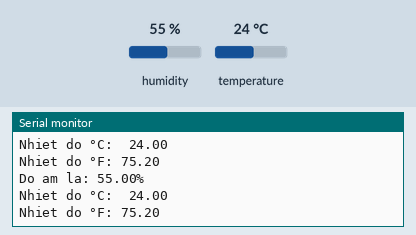
This sketch was run on a simulated Arduino Uno, built with avr-gcc and run on an emulated ATmega328P. Parts: the last lines printed to the serial monitor. The inputs (shaded band) are chosen by the test bench; at power-on: humidity 55 %, temperature 24 °C.

Above: at 5.8 s.
5.9 s: humidity set to 22 %
At 10.5 s:
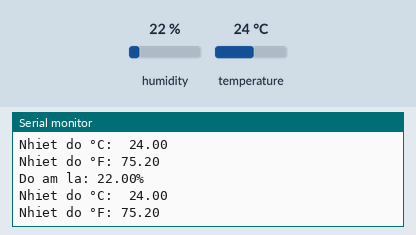
11.9 s: temperature set to 12 °C
At 16.4 s:
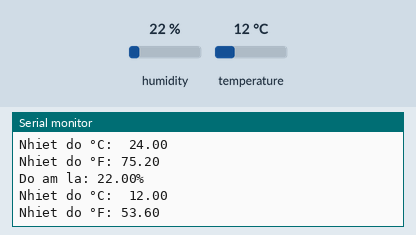
17.9 s: humidity set to 40 %
At 21.1 s:
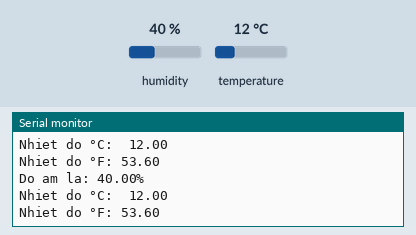
Timing chart, 0 to 22.6 s (numbered marks = the images above; inputs shaded):
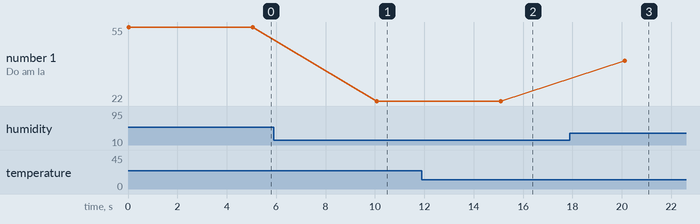

Measured:
- after the input at 5.9 s, the serial monitor: prints a new line after 4.2 s (image 1)
- after the input at 11.9 s, the serial monitor: prints a new line after 3.2 s (image 2)
- after the input at 17.9 s, the serial monitor: prints a new line after 2.2 s (image 3)
- plotted number 1: 55 → 22 after the input at 5.9 s, 22 → 40 after the input at 17.9 s

The sketch:

DHT.ino
```cpp
#include "DHT.h"
#define DHTTYPE DHT11
#define DHTPIN 2
DHT dht(DHTPIN,DHTTYPE);

void setup() {
  // put your setup code here, to run once:
  Serial.begin(9600); //Khoi tao ket noi voi cong noi tiep cua PC
  dht.begin(); //khoi tao ket noi voi cam bien DHT11
}

void loop() {
  float t = dht.readTemperature();
  float h = dht.readHumidity();
  float f = dht.readTemperature(true);
  Serial.print(F("Do am la: "));
  Serial.print(h);
  Serial.println("%");
  Serial.print(F("Nhiet do °C:  "));
  Serial.println(t);
  Serial.print(F("Nhiet do °F: "));
  Serial.println(f);
  delay(5000);
}
```
